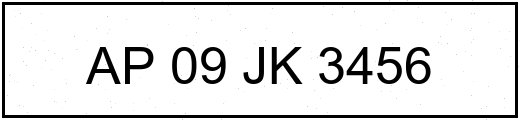
#> input picture scripts/test_plates/AP09JK3456.jpg, 520 x 120 px
$ python -i benchmark_detect_ocr.py   (imports and definitions only)
#> lines starting #> are read from the running program, lines starting #| are printed output that depends on the picture; after the words box and inside, x2 and y2 are one past the last pixel; in counts of white or black regions, pixels touching at a corner belong together
#> further down, picture is the input picture: shape (120, 520, 3); min 0, max 255, mean 223.8
#!/usr/bin/env python3
"""Benchmark: contour plate detection + EasyOCR on cropped plate."""
import os, time, glob, cv2, re, numpy as np

PLATES_DIR = os.path.join(os.path.dirname(os.path.abspath(__file__)), "test_plates")
STANDARD_RE = re.compile(r'^[A-Z]{2}\d{2}[A-Z]{1,3}\d{3,4}$')

# [20 lines left out: functions expected_plate, normalize, not called in this run]

def detect_plate_region(img):
    gray = cv2.cvtColor(img, cv2.COLOR_BGR2GRAY)
    blur = cv2.bilateralFilter(gray, 11, 17, 17)
    edges = cv2.Canny(blur, 30, 200)
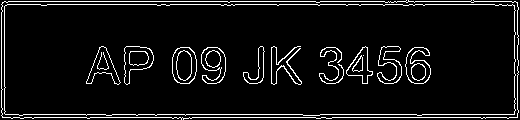
#> edges: shape (120, 520); 7% white in thin lines or dots
    dilated = cv2.dilate(edges, None, iterations=2)
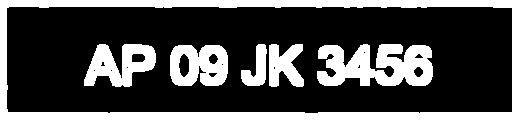
#> dilated: shape (120, 520); 29.4% white; 6 white regions
    contours, _ = cv2.findContours(dilated, cv2.RETR_TREE, cv2.CHAIN_APPROX_SIMPLE)
#> contours = 21 contours, 8 with area under 20; largest, box (x1, y1, x2, y2) and area: (0, 0, 520, 120) 61761, (6, 6, 513, 114) 53524, (317, 44, 433, 86) 3349, (170, 45, 228, 86) 2006, (84, 44, 156, 87) 1839

    h_img, w_img = img.shape[:2]
#> h_img = 120; w_img = 520
    candidates = []
    for c in contours:
        x, y, w, h = cv2.boundingRect(c)
        aspect = w / max(h, 1)
        area = w * h
        if 2.0 < aspect < 7.0 and w > 60 and h > 15 and area > 1000:
            candidates.append((area, x, y, w, h))
#> this loop made 21 passes
#> (x, y, w, h, aspect, area) on passes 2, 3, 4, 6, 7, 8, 9, 10, 11, 13, 15, 16: (6, 6, 507, 108, 4.69, 54756), (170, 45, 58, 41, 1.41, 2378), (208, 72, 10, 6, 1.67, 60), (208, 53, 11, 12, 0.917, 132), (178, 53, 12, 25, 0.48, 300), (317, 44, 116, 42, 2.76, 4872), (413, 66, 11, 12, 0.917, 132), (357, 64, 4, 5, 0.8, 20), (414, 53, 10, 6, 1.67, 60), (269, 44, 35, 43, 0.814, 1505), (241, 44, 26, 42, 0.619, 1092), (84, 44, 72, 43, 1.67, 3096)
#> (c, x, y, w, h, aspect, area) on pass 1: ([[0, 0], [0, 119], [519, 119], [519, 0]], 0, 0, 520, 120, 4.33, 62400)
#> after the loop, candidates = [(62400, 0, 0, 520, 120), (54756, 6, 6, 507, 108), (4872, 317, 44, 116, 42)]

    if not candidates:
        return None
    candidates.sort(reverse=True)
    _, x, y, w, h = candidates[0]
#> x = 0; y = 0; w = 520; h = 120
    pad = 5
    x1 = max(0, x - pad)
#> x1 = 0
    y1 = max(0, y - pad)
#> y1 = 0
    x2 = min(w_img, x + w + pad)
#> x2 = 520
    y2 = min(h_img, y + h + pad)
#> y2 = 120
    return img[y1:y2, x1:x2]

# [96 lines left out: functions find_plate, main, not called in this run]

# [2 lines not run here, left out]

>>> import cv2
>>> picture = cv2.imread('test_plates/AP09JK3456.jpg')
>>> result = detect_plate_region(picture)

$ run again, on scripts/test_plates/KA05MF1234.jpg
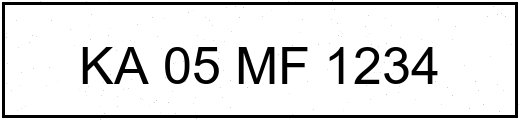
#> input picture scripts/test_plates/KA05MF1234.jpg, 520 x 120 px
#> picture is the input picture: shape (120, 520, 3); min 0, max 255, mean 223.6
#> in detect_plate_region, `edges = cv2.Canny(blur, 30, 200)`:
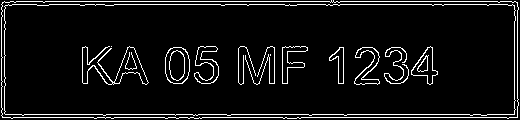
#> edges: shape (120, 520); 7% white in thin lines or dots
#> in detect_plate_region, `dilated = cv2.dilate(edges, None, iterations=2)`:
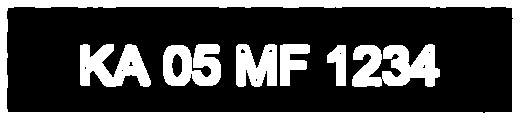
#> dilated: shape (120, 520); 29.6% white; 7 white regions
#> contours = 18 contours, 9 with area under 20; largest, box (x1, y1, x2, y2) and area: (0, 0, 520, 120) 61761, (6, 6, 514, 114) 53477, (352, 44, 440, 87) 2316, (163, 44, 221, 86) 1844, (80, 44, 151, 87) 1806
#> the loop in detect_plate_region, `for c in contours:` made 18 passes
#> (x, y, w, h, aspect, area) on passes 2, 3, 5, 6, 8, 9, 11, 12: (6, 6, 508, 108, 4.7, 54864), (327, 45, 19, 41, 0.463, 779), (352, 44, 88, 43, 2.05, 3784), (422, 64, 4, 5, 0.8, 20), (280, 44, 30, 42, 0.714, 1260), (236, 44, 41, 43, 0.953, 1763), (268, 49, 5, 4, 1.25, 20), (240, 48, 6, 6, 1, 36)
#> after the loop in detect_plate_region, `for c in contours:`: candidates = [(62400, 0, 0, 520, 120), (54864, 6, 6, 508, 108), (3784, 352, 44, 88, 43)]
#> in detect_plate_region, `_, x, y, w, h = candidates[0]`: x = 0; w = 520; h = 120
#> x1 = 0
#> x2 = 520
#> y2 = 120

$ run again, on scripts/test_plates/MH04DE5678.jpg
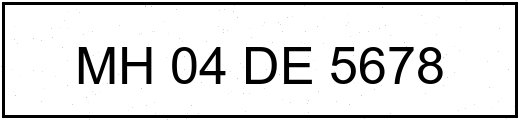
#> input picture scripts/test_plates/MH04DE5678.jpg, 520 x 120 px
#> picture is the input picture: shape (120, 520, 3); min 0, max 255, mean 222
#> in detect_plate_region, `edges = cv2.Canny(blur, 30, 200)`:
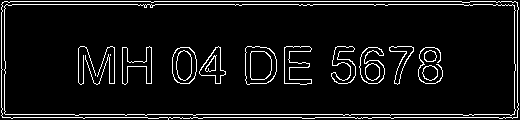
#> edges: shape (120, 520); 7.2% white in thin lines or dots
#> in detect_plate_region, `dilated = cv2.dilate(edges, None, iterations=2)`:
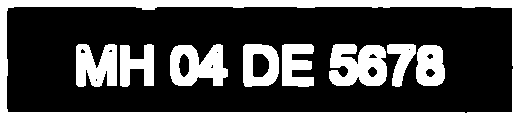
#> dilated: shape (120, 520); 30.7% white; 9 white regions
#> contours = 22 contours, 6 with area under 20; largest, box (x1, y1, x2, y2) and area: (0, 0, 520, 120) 61761, (6, 6, 514, 114) 53485, (329, 44, 387, 86) 1843, (170, 44, 228, 86) 1728, (243, 44, 279, 87) 1339
#> the loop in detect_plate_region, `for c in contours:` made 22 passes
#> (x, y, w, h, aspect, area) on passes 2, 3, 4, 5, 6, 8, 9, 10: (6, 6, 508, 108, 4.7, 54864), (416, 45, 29, 41, 0.707, 1189), (425, 68, 11, 10, 1.1, 110), (426, 53, 8, 7, 1.14, 56), (387, 44, 29, 43, 0.674, 1247), (329, 44, 58, 42, 1.38, 2436), (367, 66, 11, 12, 0.917, 132), (368, 53, 10, 6, 1.67, 60)
#> after the loop in detect_plate_region, `for c in contours:`: candidates = [(62400, 0, 0, 520, 120), (54864, 6, 6, 508, 108)]
#> in detect_plate_region, `_, x, y, w, h = candidates[0]`: x = 0; w = 520; h = 120
#> x1 = 0
#> x2 = 520
#> y2 = 120
